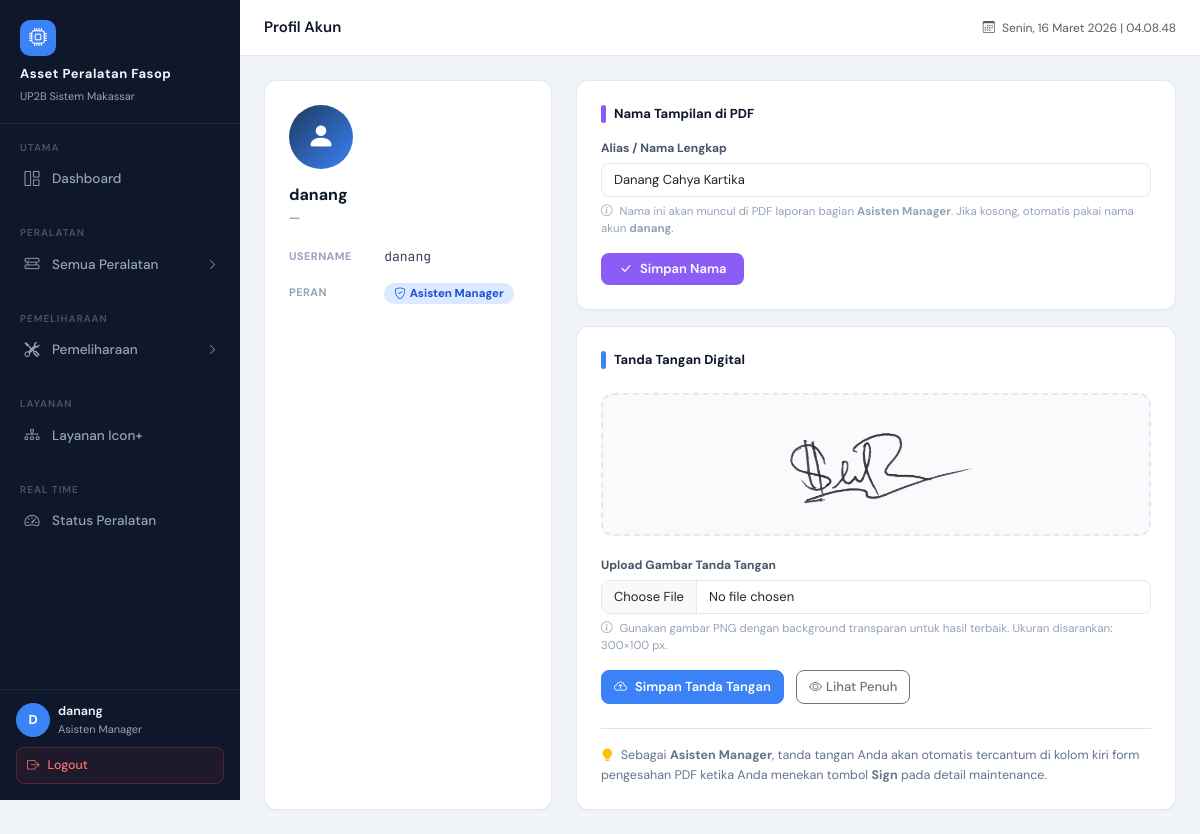
/maintenance/profile/ (signed in), run on the app's committed database.
### devices/models.py (models this page shows, shortened)
class UserProfile(models.Model):
    ROLE_CHOICES = (
        ('technician',       'Teknisi / Pelaksana'),
        ('asisten_manager',  'Asisten Manager Operasi'),
    )
    user         = models.OneToOneField(User, on_delete=models.CASCADE, related_name='profile')
    role         = models.CharField(max_length=30, choices=ROLE_CHOICES, default='technician', verbose_name='Peran')
    display_name = models.CharField(max_length=150, blank=True, default='', verbose_name='Nama Tampilan / Alias',
                                    help_text='Nama lengkap yang akan muncul di PDF (opsional). Jika kosong, pakai nama akun.')
    signature    = models.ImageField(upload_to='signatures/', blank=True, null=True, verbose_name='Tanda Tangan')
    class Meta:
        verbose_name = 'Profil Pengguna'

### maintenance/views.py (the view, shortened to what this page needs)
# urls.py: path('profile/', views.profile_view, name='profile_view'),
@login_required
def profile_view(request):
    from devices.models import UserProfile
    from django.contrib import messages
    profile, _ = UserProfile.objects.get_or_create(user=request.user)
    return render(request, 'maintenance/profile.html', {'profile': profile})

### devices/templates/maintenance/profile.html (shortened to what this page needs)
{% extends 'base.html' %}
{% block page_title %}Profil Akun{% endblock %}
{% block content %}
<div class="row g-4">
    <div class="col-md-4">
        <div class="card h-100">
            <div class="card-body px-4 py-4">
                <div style="width:64px;height:64px;background:linear-gradient(135deg,#1e3a5f,#3b82f6);border-radius:50%;display:flex;align-items:center;justify-content:center;margin-bottom:16px;">
                    <i class="bi bi-person-fill" style="font-size:28px;color:white;"></i>
                </div>
                <h5 style="font-size:16px;font-weight:700;color:#0f172a;margin-bottom:4px;">
                    {{ request.user.get_full_name|default:request.user.username }}
                </h5>
                <p style="font-size:13px;color:#64748b;margin-bottom:12px;">{{ request.user.email|default:"—" }}</p>
                <table style="width:100%;border-collapse:collapse;">
                    <tr>
                        <td style="font-size:11px;font-weight:700;color:#94a3b8;text-transform:uppercase;letter-spacing:0.4px;padding:7px 0;width:40%;">Username</td>
                        <td style="font-size:13px;color:#334155;padding:7px 0;font-family:'JetBrains Mono',monospace;">{{ request.user.username }}</td>
                    </tr>
                    <tr>
                        <td style="font-size:11px;font-weight:700;color:#94a3b8;text-transform:uppercase;letter-spacing:0.4px;padding:7px 0;">Peran</td>
                        <td style="padding:7px 0;">
                            {% if profile.role == 'asisten_manager' %}
                            <span style="font-size:11.5px;font-weight:700;color:#1d4ed8;background:#dbeafe;padding:3px 10px;border-radius:20px;">
                                <i class="bi bi-shield-check me-1"></i>Asisten Manager
                            </span>
                            {% else %}
                            <span style="font-size:11.5px;font-weight:700;color:#065f46;background:#dcfce7;padding:3px 10px;border-radius:20px;">
                                <i class="bi bi-person-gear me-1"></i>Teknisi
                            </span>
                            {% endif %}
                        </td>
                    </tr>
                </table>
            </div>
        </div>
    </div>
    <div class="col-md-8">
        <div class="card mb-3">
            <div class="card-body px-4 py-4">
                <div class="d-flex align-items-center gap-2 mb-3">
                    <span style="width:5px;height:18px;background:#8b5cf6;border-radius:3px;display:inline-block;"></span>
                    <h6 class="mb-0" style="font-size:13px;font-weight:700;color:#0f172a;">Nama Tampilan di PDF</h6>
                </div>
                <form method="post">
                    <div class="mb-3">
                        <label style="font-size:12px;font-weight:700;color:#475569;margin-bottom:6px;display:block;">
                            Alias / Nama Lengkap
                        </label>
                        <input type="text" name="display_name" value="{{ profile.display_name }}"
                               class="form-control" style="font-size:13px;"
                               placeholder="Contoh: Ir. Bambang Sutrisno, M.T.">
                        <div style="font-size:11.5px;color:#94a3b8;margin-top:6px;">
                            <i class="bi bi-info-circle me-1"></i>
                            Nama ini akan muncul di PDF laporan bagian
                            {% if profile.role == 'asisten_manager' %}<strong>Asisten Manager</strong>{% else %}<strong>Pelaksana</strong>{% endif %}.
                            Jika kosong, otomatis pakai nama akun
                            <strong>{{ request.user.get_full_name|default:request.user.username }}</strong>.
                        </div>
                    </div>
                    <button type="submit" name="save_display_name" class="btn btn-sm"
                            style="background:#8b5cf6;color:#fff;border:none;font-size:13px;font-weight:600;border-radius:8px;padding:6px 18px;">
                        <i class="bi bi-check-lg me-2"></i>Simpan Nama
                    </button>
                </form>
            </div>
        </div>
        <div class="card">
            <div class="card-body px-4 py-4">
                <div class="d-flex align-items-center gap-2 mb-4">
                    <span style="width:5px;height:18px;background:#3b82f6;border-radius:3px;display:inline-block;"></span>
                    <h6 class="mb-0" style="font-size:13px;font-weight:700;color:#0f172a;">Tanda Tangan Digital</h6>
                </div>
                <div style="border:2px dashed #e2e8f0;border-radius:12px;padding:20px;text-align:center;margin-bottom:20px;background:#f8fafc;min-height:120px;display:flex;align-items:center;justify-content:center;">
                    {% if profile.signature %}
                    <img src="{{ profile.signature.url }}" alt="Tanda Tangan"
                         style="max-height:100px;max-width:100%;object-fit:contain;">
                    {% else %}
                    <div style="color:#94a3b8;text-align:center;">
                        <i class="bi bi-pen" style="font-size:32px;display:block;margin-bottom:8px;"></i>
                        <span style="font-size:13px;">Belum ada tanda tangan</span>
                    </div>
                    {% endif %}
                </div>
                <form method="post" enctype="multipart/form-data">
                    <div class="mb-3">
                        <label style="font-size:12px;font-weight:700;color:#475569;margin-bottom:6px;display:block;">
                            Upload Gambar Tanda Tangan
                        </label>
                        <input type="file" name="signature" accept="image/*" class="form-control"
                               style="font-size:13px;">
                        <div style="font-size:11.5px;color:#94a3b8;margin-top:6px;">
                            <i class="bi bi-info-circle me-1"></i>
                            Gunakan gambar PNG dengan background transparan untuk hasil terbaik. Ukuran disarankan: 300×100 px.
                        </div>
                    </div>
                    <button type="submit" class="btn btn-primary" style="font-size:13px;font-weight:600;">
                        <i class="bi bi-cloud-arrow-up me-2"></i>Simpan Tanda Tangan
                    </button>
                    {% if profile.signature %}
                    <a href="{{ profile.signature.url }}" target="_blank"
                       class="btn btn-outline-secondary ms-2" style="font-size:13px;">
                        <i class="bi bi-eye me-1"></i>Lihat Penuh
                    </a>
                    {% endif %}
                </form>
                {% if profile.role == 'asisten_manager' %}
                <div class="mt-4 pt-3 border-top" style="font-size:12.5px;color:#64748b;line-height:1.6;">
                    <i class="bi bi-lightbulb-fill me-1 text-warning"></i>
                    Sebagai <strong>Asisten Manager</strong>, tanda tangan Anda akan otomatis tercantum di kolom kiri form pengesahan PDF ketika Anda menekan tombol <strong>Sign</strong> pada detail maintenance.
                </div>
                {% else %}
                <div class="mt-4 pt-3 border-top" style="font-size:12.5px;color:#64748b;line-height:1.6;">
                    <i class="bi bi-lightbulb-fill me-1 text-warning"></i>
                    Tanda tangan Anda akan muncul di kolom kanan pada form pengesahan PDF jika Anda tercatat sebagai pelaksana maintenance.
                </div>
                {% endif %}
            </div>
        </div>
    </div>
</div>
{% endblock %}

### devices/templates/base.html (shortened to what this page needs)
<!DOCTYPE html>
<html lang="id">
<head>
    <link href="https://cdn.jsdelivr.net/npm/bootstrap@5.3.2/dist/css/bootstrap.min.css" rel="stylesheet">
    <link href="https://cdn.jsdelivr.net/npm/bootstrap-icons@1.11.3/font/bootstrap-icons.css" rel="stylesheet">
</head>
<body>
<div id="sidebar">
    <div class="sidebar-brand">
        <div class="brand-icon"><i class="bi bi-cpu"></i></div>
        <h6>Asset Peralatan Fasop</h6>
        <small>UP2B Sistem Makassar</small>
    </div>
    <div class="sidebar-section">
        <div class="sidebar-section-label">Utama</div>
        <a href="{% url 'dashboard' %}" class="sidebar-link {% if request.resolver_match.url_name == 'dashboard' %}active{% endif %}">
            <span class="si-icon"><i class="bi bi-grid-1x2"></i></span>
            Dashboard
        </a>
    </div>
    <div class="sidebar-section">
        <div class="sidebar-section-label">Peralatan</div>
        {% with url_name=request.resolver_match.url_name jenis_param=request.GET.jenis %}
        <button class="sidebar-link sidebar-group-toggle w-100 text-start border-0
            {% if 'device' in url_name or url_name == 'lokasi_list' %}active open{% endif %}"
            data-target="submenu-peralatan" type="button">
            <span class="si-icon"><i class="bi bi-hdd-rack"></i></span>
            Semua Peralatan
            <i class="bi bi-chevron-right sidebar-toggle-btn ms-auto"></i>
        </button>
        {% endwith %}
    </div>
    <div class="sidebar-section">
        <div class="sidebar-section-label">Pemeliharaan</div>
        {% with url_name=request.resolver_match.url_name %}
        <button class="sidebar-link sidebar-group-toggle w-100 text-start border-0
            {% if 'maintenance' in url_name %}active open{% endif %}"
            data-target="submenu-pemeliharaan" type="button">
            <span class="si-icon"><i class="bi bi-tools"></i></span>
            Pemeliharaan
            <i class="bi bi-chevron-right sidebar-toggle-btn ms-auto"></i>
        </button>
        {% endwith %}
    </div>
    <div class="sidebar-section">
        <div class="sidebar-section-label">Layanan</div>
        <a href="{% url 'layanan_icon' %}"
           class="sidebar-link {% if request.resolver_match.url_name == 'layanan_icon' %}active{% endif %}">
            <span class="si-icon"><i class="bi bi-diagram-3"></i></span>
            Layanan Icon+
        </a>
    </div>
    <div class="sidebar-section">
        <div class="sidebar-section-label">Real Time</div>
        <a href="http://up2bmakassar.scadamks.my.id/" target="_blank" class="sidebar-link">
            <span class="si-icon"><i class="bi bi-speedometer2"></i></span>
            Status Peralatan
        </a>
    </div>
    {% if user.is_authenticated %}
    <div class="sidebar-user">
        <a href="{% url 'profile_view' %}" style="text-decoration:none;display:flex;align-items:center;gap:8px;flex:1;min-width:0;" title="Profil & Tanda Tangan">
            <div class="user-avatar">{{ user.username|first|upper }}</div>
            <div class="user-info">
                <div class="user-name">{{ user.username }}</div>
                <div class="user-role">{% if user.is_superuser %}Administrator{% elif user.profile.role == "asisten_manager" %}Asisten Manager{% else %}Teknisi{% endif %}</div>
            </div>
        </a>
        <form action="{% url 'logout' %}" method="post" style="flex-shrink:0;">
            <button type="submit" class="sidebar-logout-btn">
                <i class="bi bi-box-arrow-right"></i>
                Logout
            </button>
        </form>
    </div>
    {% endif %}
</div>
<div id="main-content">
    <div id="topbar">
        <span class="topbar-title">{% block page_title %}{% endblock %}</span>
        <div class="topbar-right">
            <span class="text-muted" style="font-size:12px;">
                <i class="bi bi-calendar3 me-1"></i>
                <span id="topbar-date"></span>
            </span>
        </div>
    </div>
    <div class="page-content">
        {% block content %}{% endblock %}
    </div>
</div>
</body>
</html>

### data on the page
UserProfile: display_name "Danang Cahya Kartika", signature (picture)

### other printed values
{{ user.username|first|upper }} "D"
{{ user.username }} "danang"
{{ request.user.get_full_name|default:request.user.username }} "danang"
{{ request.user.email|default:"—" }} "—"
{{ request.user.username }} "danang"
